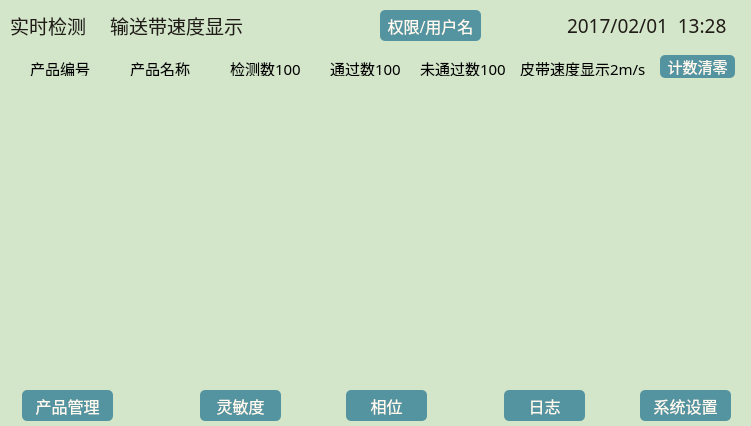
<?xml version="1.0" encoding="UTF-8"?>
<ui version="4.0">
 <class>MainWindow</class>
 <widget class="QMainWindow" name="MainWindow">
  <property name="geometry">
   <rect>
    <x>0</x>
    <y>0</y>
    <width>751</width>
    <height>426</height>
   </rect>
  </property>
  <property name="palette">
   <palette>
    <active>
     <colorrole role="Button">
      <brush brushstyle="SolidPattern">
       <color alpha="255">
        <red>212</red>
        <green>230</green>
        <blue>202</blue>
       </color>
      </brush>
     </colorrole>
     <colorrole role="Base">
      <brush brushstyle="SolidPattern">
       <color alpha="255">
        <red>212</red>
        <green>230</green>
        <blue>202</blue>
       </color>
      </brush>
     </colorrole>
     <colorrole role="Window">
      <brush brushstyle="SolidPattern">
       <color alpha="255">
        <red>212</red>
        <green>230</green>
        <blue>202</blue>
       </color>
      </brush>
     </colorrole>
    </active>
    <inactive>
     <colorrole role="Button">
      <brush brushstyle="SolidPattern">
       <color alpha="255">
        <red>212</red>
        <green>230</green>
        <blue>202</blue>
       </color>
      </brush>
     </colorrole>
     <colorrole role="Base">
      <brush brushstyle="SolidPattern">
       <color alpha="255">
        <red>212</red>
        <green>230</green>
        <blue>202</blue>
       </color>
      </brush>
     </colorrole>
     <colorrole role="Window">
      <brush brushstyle="SolidPattern">
       <color alpha="255">
        <red>212</red>
        <green>230</green>
        <blue>202</blue>
       </color>
      </brush>
     </colorrole>
    </inactive>
    <disabled>
     <colorrole role="Button">
      <brush brushstyle="SolidPattern">
       <color alpha="255">
        <red>212</red>
        <green>230</green>
        <blue>202</blue>
       </color>
      </brush>
     </colorrole>
     <colorrole role="Base">
      <brush brushstyle="SolidPattern">
       <color alpha="255">
        <red>212</red>
        <green>230</green>
        <blue>202</blue>
       </color>
      </brush>
     </colorrole>
     <colorrole role="Window">
      <brush brushstyle="SolidPattern">
       <color alpha="255">
        <red>212</red>
        <green>230</green>
        <blue>202</blue>
       </color>
      </brush>
     </colorrole>
    </disabled>
   </palette>
  </property>
  <property name="windowTitle">
   <string>MainWindow</string>
  </property>
  <property name="autoFillBackground">
   <bool>false</bool>
  </property>
  <property name="styleSheet">
   <string notr="true"/>
  </property>
  <widget class="QWidget" name="centralWidget">
   <property name="palette">
    <palette>
     <active>
      <colorrole role="Button">
       <brush brushstyle="SolidPattern">
        <color alpha="255">
         <red>212</red>
         <green>230</green>
         <blue>202</blue>
        </color>
       </brush>
      </colorrole>
      <colorrole role="Base">
       <brush brushstyle="SolidPattern">
        <color alpha="255">
         <red>212</red>
         <green>230</green>
         <blue>202</blue>
        </color>
       </brush>
      </colorrole>
      <colorrole role="Window">
       <brush brushstyle="SolidPattern">
        <color alpha="255">
         <red>212</red>
         <green>230</green>
         <blue>202</blue>
        </color>
       </brush>
      </colorrole>
     </active>
     <inactive>
      <colorrole role="Button">
       <brush brushstyle="SolidPattern">
        <color alpha="255">
         <red>212</red>
         <green>230</green>
         <blue>202</blue>
        </color>
       </brush>
      </colorrole>
      <colorrole role="Base">
       <brush brushstyle="SolidPattern">
        <color alpha="255">
         <red>212</red>
         <green>230</green>
         <blue>202</blue>
        </color>
       </brush>
      </colorrole>
      <colorrole role="Window">
       <brush brushstyle="SolidPattern">
        <color alpha="255">
         <red>212</red>
         <green>230</green>
         <blue>202</blue>
        </color>
       </brush>
      </colorrole>
     </inactive>
     <disabled>
      <colorrole role="Button">
       <brush brushstyle="SolidPattern">
        <color alpha="255">
         <red>212</red>
         <green>230</green>
         <blue>202</blue>
        </color>
       </brush>
      </colorrole>
      <colorrole role="Base">
       <brush brushstyle="SolidPattern">
        <color alpha="255">
         <red>212</red>
         <green>230</green>
         <blue>202</blue>
        </color>
       </brush>
      </colorrole>
      <colorrole role="Window">
       <brush brushstyle="SolidPattern">
        <color alpha="255">
         <red>212</red>
         <green>230</green>
         <blue>202</blue>
        </color>
       </brush>
      </colorrole>
     </disabled>
    </palette>
   </property>
   <widget class="QLabel" name="TestNum">
    <property name="geometry">
     <rect>
      <x>230</x>
      <y>60</y>
      <width>71</width>
      <height>16</height>
     </rect>
    </property>
    <property name="font">
     <font>
      <family>幼圆</family>
      <pointsize>11</pointsize>
     </font>
    </property>
    <property name="text">
     <string>检测数100</string>
    </property>
   </widget>
   <widget class="QLabel" name="PassNum">
    <property name="geometry">
     <rect>
      <x>330</x>
      <y>60</y>
      <width>71</width>
      <height>16</height>
     </rect>
    </property>
    <property name="font">
     <font>
      <family>幼圆</family>
      <pointsize>11</pointsize>
     </font>
    </property>
    <property name="styleSheet">
     <string notr="true">border-right-color: rgb(0, 0, 0);</string>
    </property>
    <property name="text">
     <string>通过数100</string>
    </property>
   </widget>
   <widget class="QLabel" name="NoPassNum">
    <property name="geometry">
     <rect>
      <x>420</x>
      <y>60</y>
      <width>91</width>
      <height>16</height>
     </rect>
    </property>
    <property name="font">
     <font>
      <family>幼圆</family>
      <pointsize>11</pointsize>
     </font>
    </property>
    <property name="text">
     <string>未通过数100</string>
    </property>
   </widget>
   <widget class="QLabel" name="speed">
    <property name="geometry">
     <rect>
      <x>520</x>
      <y>60</y>
      <width>131</width>
      <height>16</height>
     </rect>
    </property>
    <property name="font">
     <font>
      <family>幼圆</family>
      <pointsize>11</pointsize>
     </font>
    </property>
    <property name="text">
     <string>皮带速度显示2m/s</string>
    </property>
   </widget>
   <widget class="QPushButton" name="SetZero">
    <property name="geometry">
     <rect>
      <x>660</x>
      <y>55</y>
      <width>75</width>
      <height>23</height>
     </rect>
    </property>
    <property name="font">
     <font>
      <family>幼圆</family>
      <pointsize>11</pointsize>
     </font>
    </property>
    <property name="styleSheet">
     <string notr="true">background-color: rgb(83, 148, 160);
color: rgb(255, 250, 240);
border-radius:5px;</string>
    </property>
    <property name="text">
     <string>计数清零</string>
    </property>
   </widget>
   <widget class="QPushButton" name="Management">
    <property name="geometry">
     <rect>
      <x>22</x>
      <y>390</y>
      <width>91</width>
      <height>31</height>
     </rect>
    </property>
    <property name="font">
     <font>
      <family>幼圆</family>
      <pointsize>12</pointsize>
     </font>
    </property>
    <property name="styleSheet">
     <string notr="true">background-color: rgb(83, 148, 160);
color: rgb(255, 250, 240);
border-radius:5px;</string>
    </property>
    <property name="text">
     <string>产品管理</string>
    </property>
   </widget>
   <widget class="QPushButton" name="Sensitivity">
    <property name="geometry">
     <rect>
      <x>200</x>
      <y>390</y>
      <width>81</width>
      <height>31</height>
     </rect>
    </property>
    <property name="font">
     <font>
      <family>幼圆</family>
      <pointsize>12</pointsize>
     </font>
    </property>
    <property name="styleSheet">
     <string notr="true">background-color: rgb(83, 148, 160);
color: rgb(255, 250, 240);
border-radius:5px;</string>
    </property>
    <property name="text">
     <string>灵敏度</string>
    </property>
   </widget>
   <widget class="QPushButton" name="Phase">
    <property name="geometry">
     <rect>
      <x>346</x>
      <y>390</y>
      <width>81</width>
      <height>31</height>
     </rect>
    </property>
    <property name="font">
     <font>
      <family>幼圆</family>
      <pointsize>12</pointsize>
     </font>
    </property>
    <property name="styleSheet">
     <string notr="true">background-color: rgb(83, 148, 160);
color: rgb(255, 250, 240);
border-radius:5px;</string>
    </property>
    <property name="text">
     <string>相位</string>
    </property>
   </widget>
   <widget class="QPushButton" name="Log">
    <property name="geometry">
     <rect>
      <x>504</x>
      <y>390</y>
      <width>81</width>
      <height>31</height>
     </rect>
    </property>
    <property name="font">
     <font>
      <family>幼圆</family>
      <pointsize>12</pointsize>
     </font>
    </property>
    <property name="styleSheet">
     <string notr="true">background-color: rgb(83, 148, 160);
color: rgb(255, 250, 240);
border-radius:5px;</string>
    </property>
    <property name="text">
     <string>日志</string>
    </property>
   </widget>
   <widget class="QPushButton" name="System_set">
    <property name="geometry">
     <rect>
      <x>640</x>
      <y>390</y>
      <width>91</width>
      <height>31</height>
     </rect>
    </property>
    <property name="font">
     <font>
      <family>幼圆</family>
      <pointsize>12</pointsize>
     </font>
    </property>
    <property name="styleSheet">
     <string notr="true">background-color: rgb(83, 148, 160);
color: rgb(255, 250, 240);
border-radius:5px;</string>
    </property>
    <property name="text">
     <string>系统设置</string>
    </property>
   </widget>
   <widget class="QLabel" name="DateTime">
    <property name="geometry">
     <rect>
      <x>567</x>
      <y>10</y>
      <width>179</width>
      <height>31</height>
     </rect>
    </property>
    <property name="font">
     <font>
      <family>微软雅黑</family>
      <pointsize>14</pointsize>
     </font>
    </property>
    <property name="styleSheet">
     <string notr="true">color: rgb(33, 28, 23);</string>
    </property>
    <property name="frameShape">
     <enum>QFrame::NoFrame</enum>
    </property>
    <property name="text">
     <string>2017/02/01  13:28</string>
    </property>
   </widget>
   <widget class="QLabel" name="SpeedDisLabel">
    <property name="geometry">
     <rect>
      <x>110</x>
      <y>10</y>
      <width>141</width>
      <height>31</height>
     </rect>
    </property>
    <property name="font">
     <font>
      <family>微软雅黑</family>
      <pointsize>14</pointsize>
     </font>
    </property>
    <property name="styleSheet">
     <string notr="true">color: rgb(33, 28, 23);</string>
    </property>
    <property name="text">
     <string>输送带速度显示</string>
    </property>
   </widget>
   <widget class="QLabel" name="Detect">
    <property name="geometry">
     <rect>
      <x>10</x>
      <y>10</y>
      <width>81</width>
      <height>31</height>
     </rect>
    </property>
    <property name="font">
     <font>
      <family>微软雅黑</family>
      <pointsize>14</pointsize>
     </font>
    </property>
    <property name="styleSheet">
     <string notr="true">color: rgb(33, 28, 23);</string>
    </property>
    <property name="text">
     <string>实时检测</string>
    </property>
   </widget>
   <widget class="QLabel" name="ProNum">
    <property name="geometry">
     <rect>
      <x>30</x>
      <y>60</y>
      <width>61</width>
      <height>16</height>
     </rect>
    </property>
    <property name="font">
     <font>
      <family>幼圆</family>
      <pointsize>11</pointsize>
     </font>
    </property>
    <property name="text">
     <string>产品编号</string>
    </property>
   </widget>
   <widget class="QLabel" name="ProName">
    <property name="geometry">
     <rect>
      <x>130</x>
      <y>60</y>
      <width>71</width>
      <height>16</height>
     </rect>
    </property>
    <property name="font">
     <font>
      <family>幼圆</family>
      <pointsize>11</pointsize>
     </font>
    </property>
    <property name="text">
     <string>产品名称</string>
    </property>
   </widget>
   <widget class="QPushButton" name="Jur_And_User">
    <property name="geometry">
     <rect>
      <x>380</x>
      <y>10</y>
      <width>101</width>
      <height>31</height>
     </rect>
    </property>
    <property name="font">
     <font>
      <family>幼圆</family>
      <pointsize>12</pointsize>
     </font>
    </property>
    <property name="styleSheet">
     <string notr="true">background-color: rgb(83, 148, 160);
color: rgb(255, 250, 240);
border-radius:5px;</string>
    </property>
    <property name="text">
     <string>权限/用户名</string>
    </property>
   </widget>
  </widget>
 </widget>
 <layoutdefault spacing="6" margin="11"/>
 <resources/>
 <connections/>
</ui>
